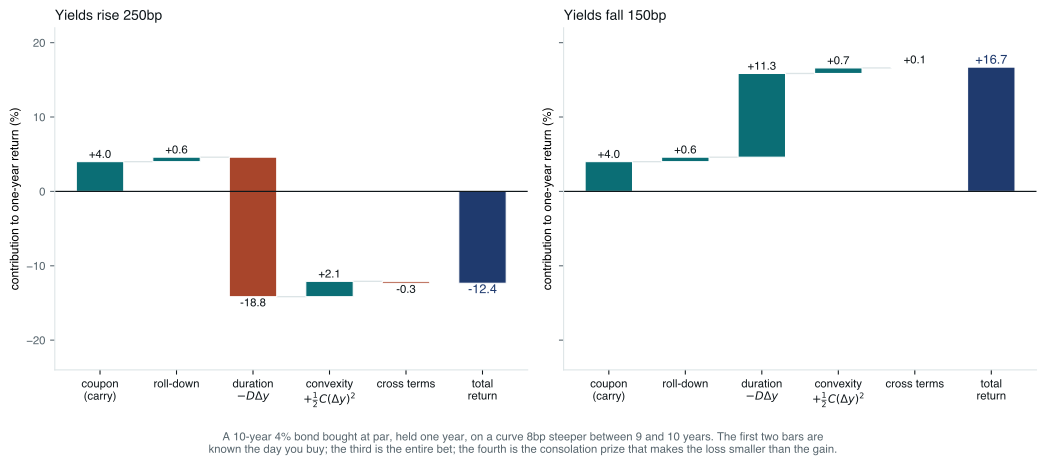

This figure's Python source:
# Where a year of bond return comes from. The same 10-year bond, held one year,
# under a large sell-off and a large rally, with the return split into the four
# terms of the return identity. Carry and roll are known in advance; the other
# two are the bet.
#
# Run standalone:  uv run --no-project --with matplotlib,numpy python <path>

import os

os.environ.setdefault("SOURCE_DATE_EPOCH", "1735689600")

import matplotlib

matplotlib.use("Agg")
matplotlib.rcParams["svg.fonttype"] = "path"
matplotlib.rcParams["svg.hashsalt"] = "bd_attribution"
matplotlib.rcParams["font.family"] = ["Helvetica", "Arial", "DejaVu Sans"]

from pathlib import Path

import matplotlib.pyplot as plt
import numpy as np

INK = "#10171B"
MUTED = "#58666E"
TEAL = "#0B6E75"
RUST = "#A8452B"
NAVY = "#1F3A6E"
FAINT = "#DCE4E6"

COUPON = 0.04
Y10 = 0.04
Y9 = 0.0392  # the curve is 8bp steeper between 9 and 10 years
FREQ = 2


def price(y: float, maturity: float, coupon: float = COUPON) -> float:
    n = int(round(maturity * FREQ))
    t = np.arange(1, n + 1)
    cf = np.full(n, 100.0 * coupon / FREQ)
    cf[-1] += 100.0
    return float((cf * (1.0 + y / FREQ) ** (-t)).sum())


def risk(y: float, maturity: float) -> tuple[float, float]:
    h = 1e-5
    p0, pu, pd = price(y, maturity), price(y + h, maturity), price(y - h, maturity)
    return -(pu - pd) / (2 * h) / p0, (pu - 2 * p0 + pd) / h**2 / p0


def attribute(dy: float) -> dict[str, float]:
    p0 = price(Y10, 10.0)
    p_roll = price(Y9, 9.0)                    # one year later, curve unchanged
    p1 = price(Y9 + dy, 9.0)                   # one year later, curve shifted
    d, c = risk(Y9, 9.0)

    carry = 100.0 * COUPON / p0
    roll = (p_roll - p0) / p0
    duration = -d * dy
    convexity = 0.5 * c * dy**2
    total = (p1 - p0 + 100.0 * COUPON) / p0
    return {
        "coupon\n(carry)": carry * 100,
        "roll-down": roll * 100,
        "duration\n$-D \\Delta y$": duration * 100,
        "convexity\n$+\\frac{1}{2} C (\\Delta y)^2$": convexity * 100,
        "cross terms": (total - carry - roll - duration - convexity) * 100,
        "_total": total * 100,
    }


def waterfall(ax, parts: dict[str, float], title: str) -> None:
    labels = [k for k in parts if k != "_total"]
    vals = [parts[k] for k in labels]
    running = np.concatenate([[0.0], np.cumsum(vals)])
    for i, (lab, v) in enumerate(zip(labels, vals)):
        colour = TEAL if v >= 0 else RUST
        ax.bar(i, v, bottom=running[i], color=colour, width=0.62, edgecolor="white", lw=0.8)
        off = 0.9 if v >= 0 else -0.9
        ax.text(i, running[i] + v + off, f"{v:+.1f}", ha="center", va="center",
                fontsize=8.5, color=INK, fontweight="bold")
        if i < len(labels) - 1:
            ax.plot([i + 0.31, i + 0.69], [running[i + 1]] * 2, color=FAINT, lw=1.0, zorder=0)
    n = len(labels)
    ax.bar(n, parts["_total"], color=NAVY, width=0.62, edgecolor="white", lw=0.8)
    ax.text(n, parts["_total"] + (0.9 if parts["_total"] >= 0 else -0.9),
            f"{parts['_total']:+.1f}", ha="center", va="center",
            fontsize=9.5, color=NAVY, fontweight="bold")
    ax.set_xticks(range(n + 1))
    ax.set_xticklabels(labels + ["total\nreturn"], fontsize=8.0)
    ax.axhline(0, color=INK, lw=0.9)
    ax.set_ylabel("contribution to one-year return (%)", fontsize=9)
    ax.set_title(title, fontsize=10.5, color=INK, loc="left")
    ax.set_ylim(-24, 22)
    ax.tick_params(labelsize=8.5, colors=MUTED)
    ax.tick_params(axis="x", colors=INK)
    for s in ("top", "right"):
        ax.spines[s].set_visible(False)
    for s in ("left", "bottom"):
        ax.spines[s].set_color(FAINT)


def main() -> None:
    cases = [(0.025, "Yields rise 250bp"), (-0.015, "Yields fall 150bp")]
    fig, axes = plt.subplots(1, 2, figsize=(11.0, 4.5), sharey=True)
    for ax, (dy, title) in zip(axes, cases):
        waterfall(ax, attribute(dy), title)

    fig.text(
        0.5, -0.06,
        "A 10-year 4% bond bought at par, held one year, on a curve 8bp steeper between 9 and 10 years. "
        "The first two bars are\nknown the day you buy; the third is the entire bet; the fourth is the "
        "consolation prize that makes the loss smaller than the gain.",
        ha="center", fontsize=8.5, color=MUTED,
    )
    fig.tight_layout()
    out = Path(__file__).with_suffix("")
    for ext in ("pdf", "svg"):
        fig.savefig(f"{out}.{ext}", transparent=True, bbox_inches="tight")

    d, c = risk(Y9, 9.0)
    print(f"9-year bond at {Y9 * 100:.2f}%: modified duration {d:.2f}, convexity {c:.1f}")
    for dy, title in cases:
        parts = attribute(dy)
        print(f"\n{title} (dy = {dy * 1e4:+.0f}bp)")
        for k, v in parts.items():
            print(f"  {k.replace(chr(10), ' '):>34}  {v:+7.2f}%")
    p0 = price(Y10, 10.0)
    cushion = (100 * COUPON / p0 + (price(Y9, 9.0) - p0) / p0)
    print(f"\ncarry + roll = {cushion * 100:.2f}%; breakeven yield rise = {cushion / d * 1e4:.0f}bp")
    for label, mat in (("2-year", 2.0), ("5-year", 5.0), ("10-year", 10.0), ("30-year", 30.0)):
        dd, _ = risk(Y10, mat)
        print(f"  {label:>8}: duration {dd:5.2f}, one-year breakeven on 4% carry alone = "
              f"{0.04 / dd * 1e4:5.0f}bp")


main()
